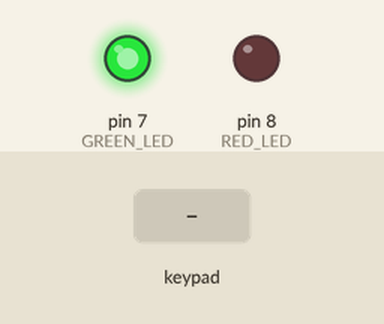
This sketch was run on a simulated Arduino Uno, built with avr-gcc and run on an emulated ATmega328P. Parts: output pins drawn as LEDs (lit = HIGH). The inputs (shaded band) are chosen by the test bench.

Above: at 1.2 s.
1.3 s: key 'A' pressed
At 1.6 s:
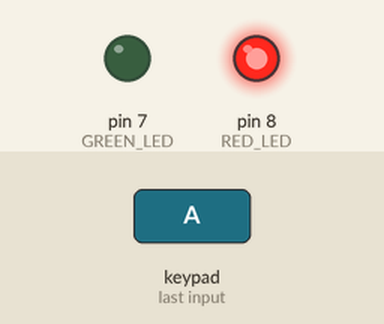
Timing chart, 0 to 7.8 s (numbered marks = the images above; inputs shaded):
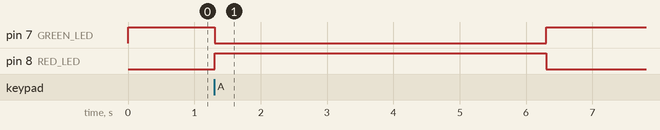

The sketch:

Prac2_1.ino
```cpp
#include <Keypad.h>

#define GREEN_LED 7
#define RED_LED 8

const byte nfilas = 4;
const byte ncolumnas = 4;
char teclas[nfilas][ncolumnas] = {
{'1','2','3','A'},
{'4','5','6','B'},
{'7','8','9','C'},
{'*','0','#','D'}
};

byte pfilas[nfilas] = {2, 3, 4, 5}; // Filas
byte pcolumnas[ncolumnas] = {A0, A1, A2, A3}; //Columnas

Keypad teclado = Keypad(makeKeymap(teclas), pfilas, pcolumnas,
nfilas, ncolumnas);

void abrir() {
  digitalWrite(RED_LED, HIGH);
  digitalWrite(GREEN_LED, LOW);
}

void cerrar() {
  digitalWrite(RED_LED, LOW);
  digitalWrite(GREEN_LED, HIGH);
}

void setup() {
  pinMode(GREEN_LED, OUTPUT);
  pinMode(RED_LED, OUTPUT);
  cerrar();
}

void loop() {
  if (teclado.getKey() == 'A') {
    abrir();
    delay(5000);
    cerrar();
  }
}
```

Measured:
- after the input at 1.3 s, pin 7 (GREEN_LED): HIGH → LOW at once, → HIGH 5.0 s later; pin 8 (RED_LED): LOW → HIGH at once, → LOW 5.0 s later
